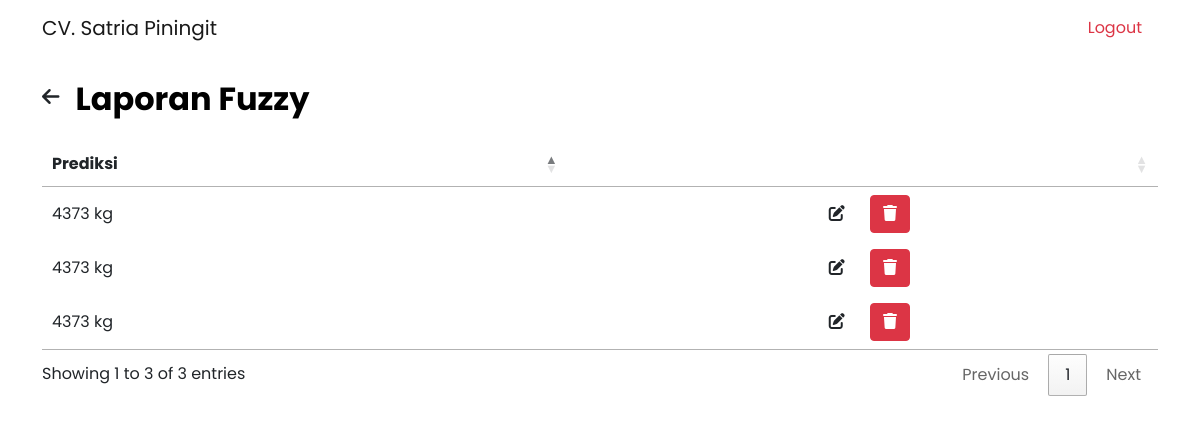
/laporan-fuzzy.php (signed in), run on an earlier commit of the app's database.
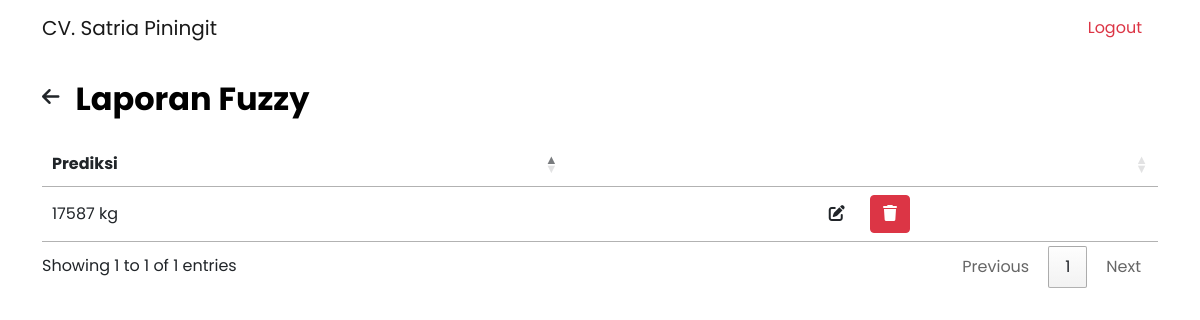
And on a later commit of the database.
### tables this page shows
CREATE TABLE `laporanprediksi` (
  `id` int(11) NOT NULL,
  `prediksi` int(255) NOT NULL
);

### laporan-fuzzy.php (the view, shortened to what this page needs)
<!DOCTYPE html>
<html lang="en" dir="ltr">
  <head>
    <link rel="stylesheet" type="text/css" href="https://cdn.datatables.net/1.12.1/css/jquery.dataTables.min.css">
    <link rel="stylesheet" href="https://cdn.datatables.net/buttons/2.2.3/css/buttons.dataTables.min.css">
    <link rel="stylesheet" href="css/bootstrap.css">
    <link rel="stylesheet" href="css/style.css">
    <link href="https://cdnjs.cloudflare.com/ajax/libs/font-awesome/6.0.0/css/all.min.css" rel="stylesheet">
  </head>
  <body>
    <?php
  		require_once('connection.php');
  		$sql = "SELECT * FROM laporanPrediksi";
  		$result = mysqli_query($conn, $sql);
  	?>
    <nav class="navbar navbar-expand-lg navbar-light">
       <div class="container">
         <p class="navbar-brand mb-0">CV. Satria Piningit</p>
         <div class="collapse navbar-collapse" id="navbarNavAltMarkup">
           <div class="navbar-nav ms-auto">
             <a class="nav-link text-danger mx-2" href="logout.php">Logout</a>
           </div>
         </div>
       </div>
     </nav>
     <div class="container">
       <div class="row">
         <div class="col-12">
           <div class="d-flex">
             <a href="laporan.php" class="my-auto text-dark"><i class="fa-solid fa-arrow-left fs-20 me-3"></i></a>
             <h2 class="header-title mt-4 mb-4">Laporan Fuzzy</h2>
           </div>
           <div class="table-data">
     				<div class="order">
     					<table id="table" class="w-100">
     						<thead>
     							<tr>
     								<th>Prediksi</th>
                    <th></th>
     							</tr>
     						</thead>
     						<tbody>
                  <?php while($data = mysqli_fetch_assoc($result)) { ?>
                    <tr>
    									<td><?php echo $data['prediksi']; ?> kg</td>
                      <td class="text-center">
    										<a class="btn btn-edit me-2" data-bs-toggle="modal" data-bs-target="#editUser<?php echo $user['id'];?>"><i class="fa-solid fa-edit"></i></a>
    										<a class="btn btn-danger" href="process/laporanPrediksi/delete_laporanPrediksi.php?id=<?php echo $data['id']; ?>"><i class="fa-solid fa-trash"></i></a>
    									</td>
    								</tr>
                    <?php } ?>
     						</tbody>
     					</table>
     				</div>
     			</div>
         </div>
       </div>
     </div>
  </body>
</html>

What changed in the data, as far as the page shows it:
removed laporanprediksi: prediksi "4373"
removed laporanprediksi: prediksi "4373"
removed laporanprediksi: prediksi "4373"
added laporanprediksi: prediksi "17587"
Also different on the page:
text written by a page script: "Showing 1 to 3 of 3 entries Previous 1 Next" → "Showing 1 to 1 of 1 entries Previous 1 Next"
